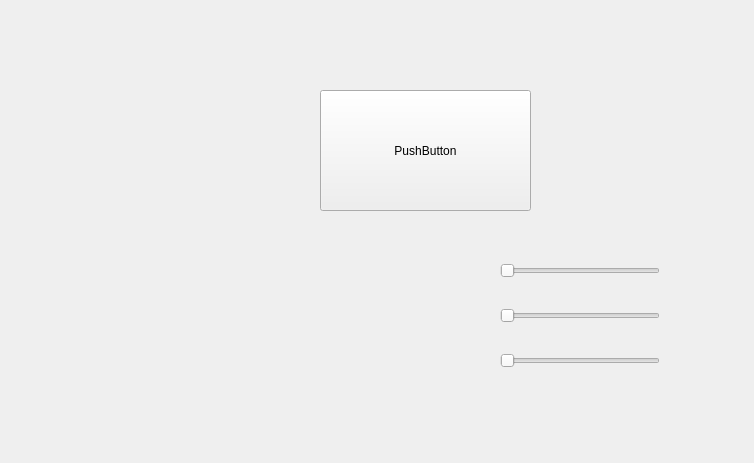
<?xml version="1.0" encoding="UTF-8"?>
<ui version="4.0">
 <class>Form</class>
 <widget class="QWidget" name="Form">
  <property name="geometry">
   <rect>
    <x>0</x>
    <y>0</y>
    <width>754</width>
    <height>463</height>
   </rect>
  </property>
  <property name="windowTitle">
   <string>Form</string>
  </property>
  <widget class="QWidget" name="verticalLayoutWidget">
   <property name="geometry">
    <rect>
     <x>500</x>
     <y>240</y>
     <width>160</width>
     <height>151</height>
    </rect>
   </property>
   <layout class="QVBoxLayout" name="verticalLayout">
    <property name="spacing">
     <number>7</number>
    </property>
    <property name="sizeConstraint">
     <enum>QLayout::SetDefaultConstraint</enum>
    </property>
    <item>
     <widget class="QSlider" name="horizontalSlider">
      <property name="orientation">
       <enum>Qt::Horizontal</enum>
      </property>
     </widget>
    </item>
    <item>
     <widget class="QSlider" name="horizontalSlider_2">
      <property name="orientation">
       <enum>Qt::Horizontal</enum>
      </property>
     </widget>
    </item>
    <item>
     <widget class="QSlider" name="horizontalSlider_3">
      <property name="orientation">
       <enum>Qt::Horizontal</enum>
      </property>
     </widget>
    </item>
   </layout>
  </widget>
  <widget class="QPushButton" name="pushButton">
   <property name="geometry">
    <rect>
     <x>320</x>
     <y>90</y>
     <width>211</width>
     <height>121</height>
    </rect>
   </property>
   <property name="text">
    <string>PushButton</string>
   </property>
  </widget>
  <widget class="QWidget" name="pyvista_container" native="true">
   <property name="geometry">
    <rect>
     <x>180</x>
     <y>240</y>
     <width>191</width>
     <height>141</height>
    </rect>
   </property>
  </widget>
 </widget>
 <resources/>
 <connections/>
</ui>
